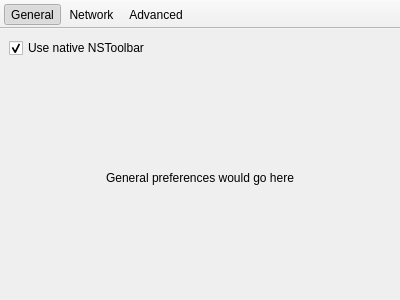
<?xml version="1.0" encoding="UTF-8"?>
<ui version="4.0">
 <class>PreferencesWindow</class>
 <widget class="QMainWindow" name="PreferencesWindow">
  <property name="geometry">
   <rect>
    <x>0</x>
    <y>0</y>
    <width>400</width>
    <height>300</height>
   </rect>
  </property>
  <property name="windowTitle">
   <string>Preferences</string>
  </property>
  <widget class="QWidget" name="centralwidget">
   <layout class="QVBoxLayout" name="verticalLayout">
    <item>
     <widget class="QCheckBox" name="useNativeToolbarCheckBox">
      <property name="text">
       <string>Use native NSToolbar</string>
      </property>
      <property name="checked">
       <bool>true</bool>
      </property>
     </widget>
    </item>
    <item>
     <widget class="QStackedWidget" name="stackedWidget">
      <widget class="QWidget" name="generalPage">
       <layout class="QGridLayout" name="gridLayout_2">
        <item row="0" column="0">
         <widget class="QLabel" name="generalLabel">
          <property name="text">
           <string>General preferences would go here</string>
          </property>
          <property name="alignment">
           <set>Qt::AlignCenter</set>
          </property>
         </widget>
        </item>
       </layout>
      </widget>
      <widget class="QWidget" name="networkPage">
       <layout class="QGridLayout" name="gridLayout_3">
        <item row="0" column="0">
         <widget class="QLabel" name="networkLabel">
          <property name="text">
           <string>Network preferences would go here</string>
          </property>
          <property name="alignment">
           <set>Qt::AlignCenter</set>
          </property>
         </widget>
        </item>
       </layout>
      </widget>
      <widget class="QWidget" name="advancedPage">
       <layout class="QGridLayout" name="gridLayout">
        <item row="0" column="0">
         <widget class="QLabel" name="advancedLabel">
          <property name="text">
           <string>Advanced preferences would go here</string>
          </property>
          <property name="alignment">
           <set>Qt::AlignCenter</set>
          </property>
         </widget>
        </item>
       </layout>
      </widget>
     </widget>
    </item>
   </layout>
  </widget>
  <widget class="QToolBar" name="toolBar">
   <property name="movable">
    <bool>false</bool>
   </property>
   <property name="toolButtonStyle">
    <enum>Qt::ToolButtonTextUnderIcon</enum>
   </property>
   <property name="floatable">
    <bool>false</bool>
   </property>
   <attribute name="toolBarArea">
    <enum>TopToolBarArea</enum>
   </attribute>
   <attribute name="toolBarBreak">
    <bool>false</bool>
   </attribute>
   <addaction name="actionGeneral"/>
   <addaction name="actionNetwork"/>
   <addaction name="actionAdvanced"/>
  </widget>
  <action name="actionGeneral">
   <property name="checkable">
    <bool>true</bool>
   </property>
   <property name="checked">
    <bool>true</bool>
   </property>
   <property name="icon">
    <iconset resource="macunifiedtoolbar.qrc">
     <normaloff>:/qtlogo.png</normaloff>:/qtlogo.png</iconset>
   </property>
   <property name="text">
    <string>General</string>
   </property>
  </action>
  <action name="actionNetwork">
   <property name="checkable">
    <bool>true</bool>
   </property>
   <property name="icon">
    <iconset resource="macunifiedtoolbar.qrc">
     <normaloff>:/qtlogo.png</normaloff>:/qtlogo.png</iconset>
   </property>
   <property name="text">
    <string>Network</string>
   </property>
  </action>
  <action name="actionAdvanced">
   <property name="checkable">
    <bool>true</bool>
   </property>
   <property name="icon">
    <iconset resource="macunifiedtoolbar.qrc">
     <normaloff>:/qtlogo.png</normaloff>:/qtlogo.png</iconset>
   </property>
   <property name="text">
    <string>Advanced</string>
   </property>
  </action>
 </widget>
 <resources>
  <include location="macunifiedtoolbar.qrc"/>
 </resources>
 <connections>
  <connection>
   <sender>actionGeneral</sender>
   <signal>triggered()</signal>
   <receiver>PreferencesWindow</receiver>
   <slot>toolbarItemTriggered()</slot>
   <hints>
    <hint type="sourcelabel">
     <x>-1</x>
     <y>-1</y>
    </hint>
    <hint type="destinationlabel">
     <x>399</x>
     <y>299</y>
    </hint>
   </hints>
  </connection>
  <connection>
   <sender>actionNetwork</sender>
   <signal>triggered()</signal>
   <receiver>PreferencesWindow</receiver>
   <slot>toolbarItemTriggered()</slot>
   <hints>
    <hint type="sourcelabel">
     <x>-1</x>
     <y>-1</y>
    </hint>
    <hint type="destinationlabel">
     <x>399</x>
     <y>299</y>
    </hint>
   </hints>
  </connection>
  <connection>
   <sender>actionAdvanced</sender>
   <signal>triggered()</signal>
   <receiver>PreferencesWindow</receiver>
   <slot>toolbarItemTriggered()</slot>
   <hints>
    <hint type="sourcelabel">
     <x>-1</x>
     <y>-1</y>
    </hint>
    <hint type="destinationlabel">
     <x>399</x>
     <y>299</y>
    </hint>
   </hints>
  </connection>
  <connection>
   <sender>useNativeToolbarCheckBox</sender>
   <signal>toggled(bool)</signal>
   <receiver>PreferencesWindow</receiver>
   <slot>useNativeToolBarToggled(bool)</slot>
   <hints>
    <hint type="sourcelabel">
     <x>61</x>
     <y>87</y>
    </hint>
    <hint type="destinationlabel">
     <x>199</x>
     <y>149</y>
    </hint>
   </hints>
  </connection>
 </connections>
 <slots>
  <slot>toolbarItemTriggered()</slot>
  <slot>useNativeToolBarToggled(bool)</slot>
 </slots>
</ui>
